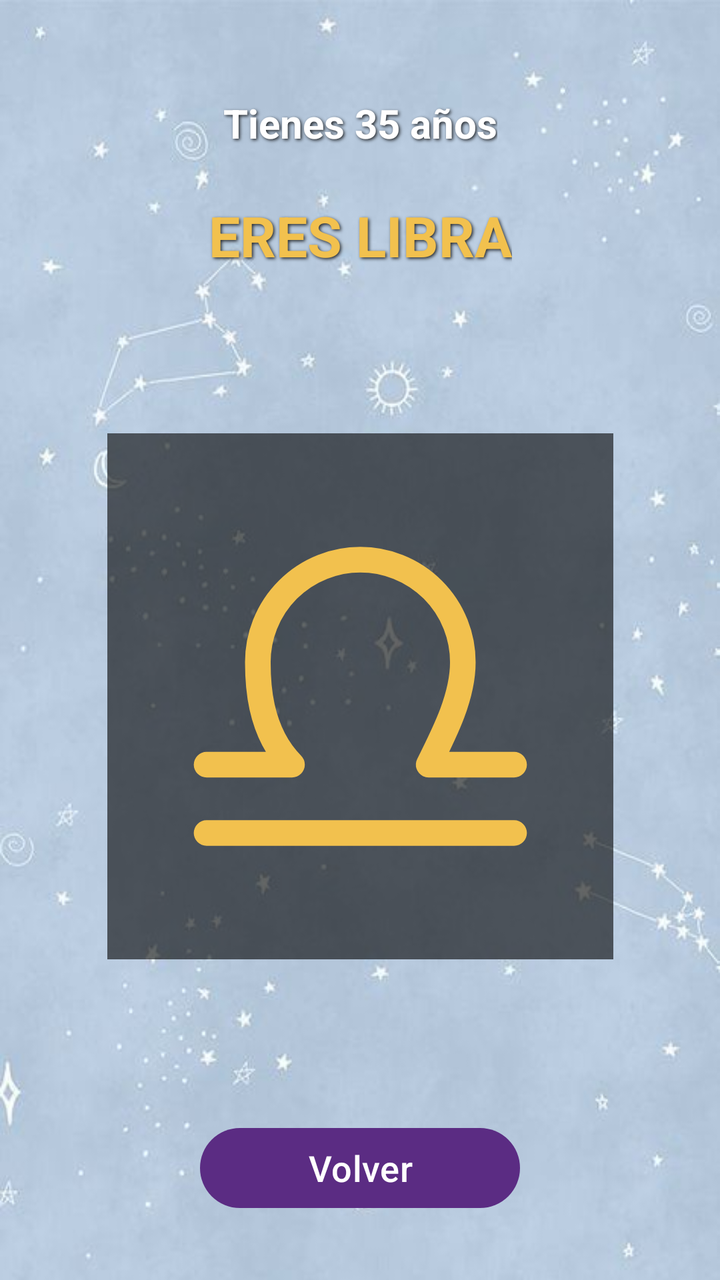
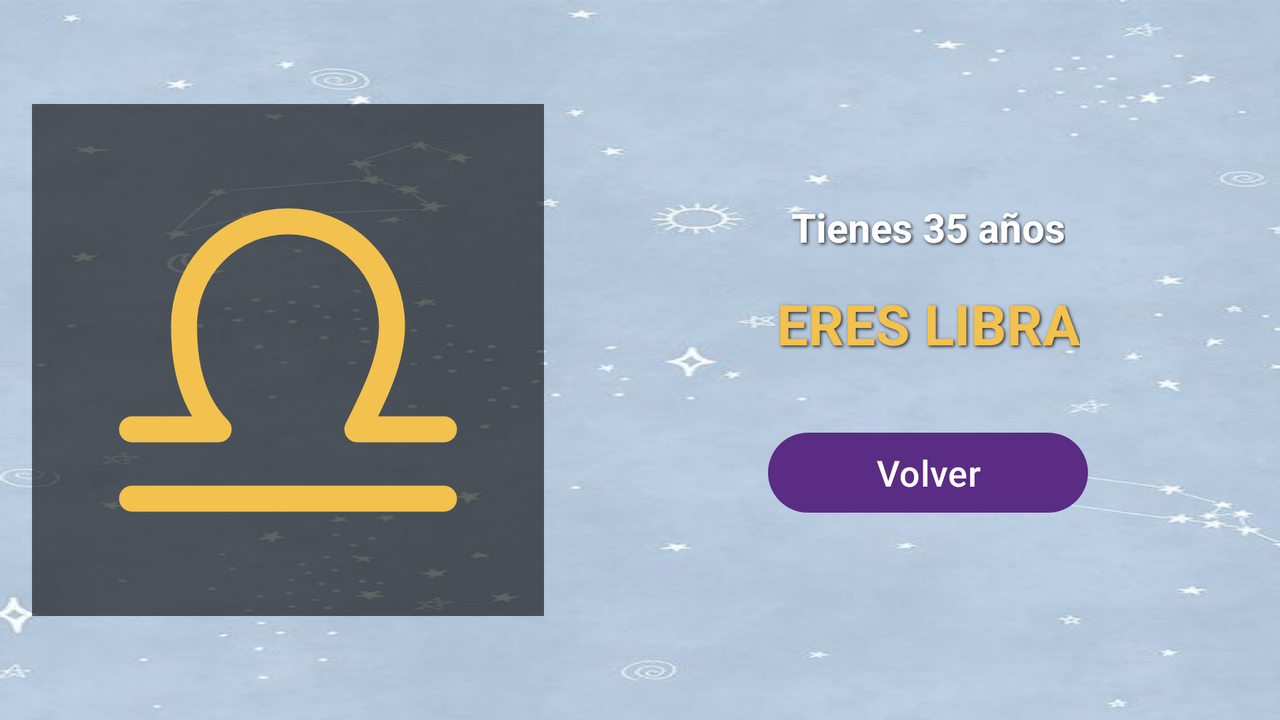

The same Android screen from two of the app's own layout files: first res/layout/ as a phone draws it, then the repository's variant for another configuration, drawn on a device whose configuration selects that folder. Both files follow.
<!-- AndroidManifest.xml: application theme Theme.MyZodiac -->
<!-- res/layout/activity_secondary.xml -->
<?xml version="1.0" encoding="utf-8"?>
<androidx.constraintlayout.widget.ConstraintLayout xmlns:android="http://schemas.android.com/apk/res/android"
    xmlns:app="http://schemas.android.com/apk/res-auto"
    xmlns:tools="http://schemas.android.com/tools"
    android:id="@+id/main"
    android:layout_width="match_parent"
    android:layout_height="match_parent"
    android:background="@drawable/backgroundzodiac"
    tools:context=".SecondaryActivity">

    <TextView
        android:id="@+id/idEdad"
        style="@style/TextoZodiac"
        android:layout_width="wrap_content"
        android:layout_height="wrap_content"
        android:layout_marginTop="48dp"
        tools:text="Tienes 35 años"
        app:layout_constraintEnd_toEndOf="parent"
        app:layout_constraintStart_toStartOf="parent"
        app:layout_constraintTop_toTopOf="parent" />

    <TextView
        android:id="@+id/idSigno"
        style="@style/TextoZodiac.Titulo"
        android:layout_width="wrap_content"
        android:layout_height="wrap_content"
        android:layout_marginTop="24dp"
        tools:text="Eres Libra"
        app:layout_constraintEnd_toEndOf="parent"
        app:layout_constraintStart_toStartOf="parent"
        app:layout_constraintTop_toBottomOf="@id/idEdad" />

    <ImageView
        android:id="@+id/idImagen"
        android:layout_width="253dp"
        android:layout_height="263dp"
        android:background="@color/fondo_imagen"
        android:contentDescription="@string/desc_imagen_signo"
        android:padding="24dp"
        android:scaleType="fitCenter"
        tools:src="@drawable/ic_libra"
        app:layout_constraintBottom_toTopOf="@id/idVolver"
        app:layout_constraintEnd_toEndOf="parent"
        app:layout_constraintStart_toStartOf="parent"
        app:layout_constraintTop_toBottomOf="@id/idSigno" />

    <Button
        android:id="@+id/idVolver"
        android:layout_width="wrap_content"
        android:layout_height="wrap_content"
        android:layout_marginBottom="32dp"
        android:text="@string/boton_volver"
        app:layout_constraintBottom_toBottomOf="parent"
        app:layout_constraintEnd_toEndOf="parent"
        app:layout_constraintStart_toStartOf="parent" />

</androidx.constraintlayout.widget.ConstraintLayout>
<!-- resources referenced by this layout -->
<resources>
  <color name="fondo_imagen">#99000000</color>
  <!-- drawable backgroundzodiac: jpg bitmap (drawable, 22407 bytes) -->
  <!-- drawable ic_libra (drawable) -->
  <vector xmlns:android="http://schemas.android.com/apk/res/android"
      android:width="24dp" android:height="24dp"
      android:viewportWidth="24" android:viewportHeight="24">
    <path
        android:pathData="M3,20 L21,20 M3,16 L8,16 C6,14 6,11 6,10 A6,6 0 0,1 18,10 C18,12 17,14 16,16 L21,16"
        android:strokeColor="@color/dorado" android:strokeWidth="1.5"
        android:strokeLineCap="round" android:strokeLineJoin="round" />
  </vector>
  <string name="boton_volver">Volver</string>
  <string name="desc_imagen_signo">Símbolo de tu signo del zodiaco</string>
  <style name="TextoZodiac">
          <item name="android:textColor">@color/texto_claro</item>
          <item name="android:textSize">20sp</item>
          <item name="android:textStyle">bold</item>
          <item name="android:gravity">center</item>
          <item name="android:shadowColor">@color/sombra_texto</item>
          <item name="android:shadowDx">2</item>
          <item name="android:shadowDy">2</item>
          <item name="android:shadowRadius">4</item>
      </style>
  <style name="TextoZodiac.Titulo">
          <item name="android:textSize">28sp</item>
          <item name="android:textColor">@color/dorado</item>
          <item name="android:textAllCaps">true</item>
      </style>
  <style name="Theme.MyZodiac" parent="Base.Theme.MyZodiac">
          <item name="colorPrimary">@color/morado</item>
          <item name="colorOnPrimary">@color/white</item>
          <item name="colorSecondary">@color/dorado</item>
          <item name="android:colorAccent">@color/morado</item>
          <item name="materialButtonStyle">@style/BotonZodiac</item>
      </style>
  <color name="dorado">#FFF2C14E</color>
  <color name="texto_claro">#FFFFFFFF</color>
  <color name="sombra_texto">#CC000000</color>
  <style name="Base.Theme.MyZodiac" parent="Theme.Material3.Light.NoActionBar">
      </style>
  <color name="morado">#FF5B2C83</color>
  <color name="white">#FFFFFFFF</color>
  <style name="BotonZodiac" parent="Widget.Material3.Button">
          <item name="backgroundTint">@color/morado</item>
          <item name="android:textColor">@color/white</item>
          <item name="android:textSize">18sp</item>
          <item name="android:minWidth">160dp</item>
      </style>
</resources>
<!-- res/layout-land/activity_secondary.xml (the repository's variant of the layout above) -->
<!-- drawn on the phone turned sideways -->
<?xml version="1.0" encoding="utf-8"?>
<androidx.constraintlayout.widget.ConstraintLayout xmlns:android="http://schemas.android.com/apk/res/android"
    xmlns:app="http://schemas.android.com/apk/res-auto"
    xmlns:tools="http://schemas.android.com/tools"
    android:id="@+id/main"
    android:layout_width="match_parent"
    android:layout_height="match_parent"
    android:background="@drawable/backgroundzodiac"
    tools:context=".SecondaryActivity">

    <androidx.constraintlayout.widget.Guideline
        android:id="@+id/guia"
        android:layout_width="wrap_content"
        android:layout_height="wrap_content"
        android:orientation="vertical"
        app:layout_constraintGuide_percent="0.45" />

    <ImageView
        android:id="@+id/idImagen"
        android:layout_width="0dp"
        android:layout_height="0dp"
        android:layout_margin="16dp"
        android:background="@color/fondo_imagen"
        android:contentDescription="@string/desc_imagen_signo"
        android:padding="24dp"
        android:scaleType="fitCenter"
        tools:src="@drawable/ic_libra"
        app:layout_constraintDimensionRatio="1:1"
        app:layout_constraintBottom_toBottomOf="parent"
        app:layout_constraintEnd_toStartOf="@id/guia"
        app:layout_constraintStart_toStartOf="parent"
        app:layout_constraintTop_toTopOf="parent" />

    <TextView
        android:id="@+id/idEdad"
        style="@style/TextoZodiac"
        android:layout_width="wrap_content"
        android:layout_height="wrap_content"
        tools:text="Tienes 35 años"
        app:layout_constraintBottom_toTopOf="@id/idSigno"
        app:layout_constraintEnd_toEndOf="parent"
        app:layout_constraintStart_toStartOf="@id/guia"
        app:layout_constraintTop_toTopOf="parent"
        app:layout_constraintVertical_chainStyle="packed" />

    <TextView
        android:id="@+id/idSigno"
        style="@style/TextoZodiac.Titulo"
        android:layout_width="wrap_content"
        android:layout_height="wrap_content"
        android:layout_marginTop="16dp"
        tools:text="Eres Libra"
        app:layout_constraintBottom_toTopOf="@id/idVolver"
        app:layout_constraintEnd_toEndOf="parent"
        app:layout_constraintStart_toStartOf="@id/guia"
        app:layout_constraintTop_toBottomOf="@id/idEdad" />

    <Button
        android:id="@+id/idVolver"
        android:layout_width="wrap_content"
        android:layout_height="wrap_content"
        android:layout_marginTop="32dp"
        android:text="@string/boton_volver"
        app:layout_constraintBottom_toBottomOf="parent"
        app:layout_constraintEnd_toEndOf="parent"
        app:layout_constraintStart_toStartOf="@id/guia"
        app:layout_constraintTop_toBottomOf="@id/idSigno" />

</androidx.constraintlayout.widget.ConstraintLayout>
